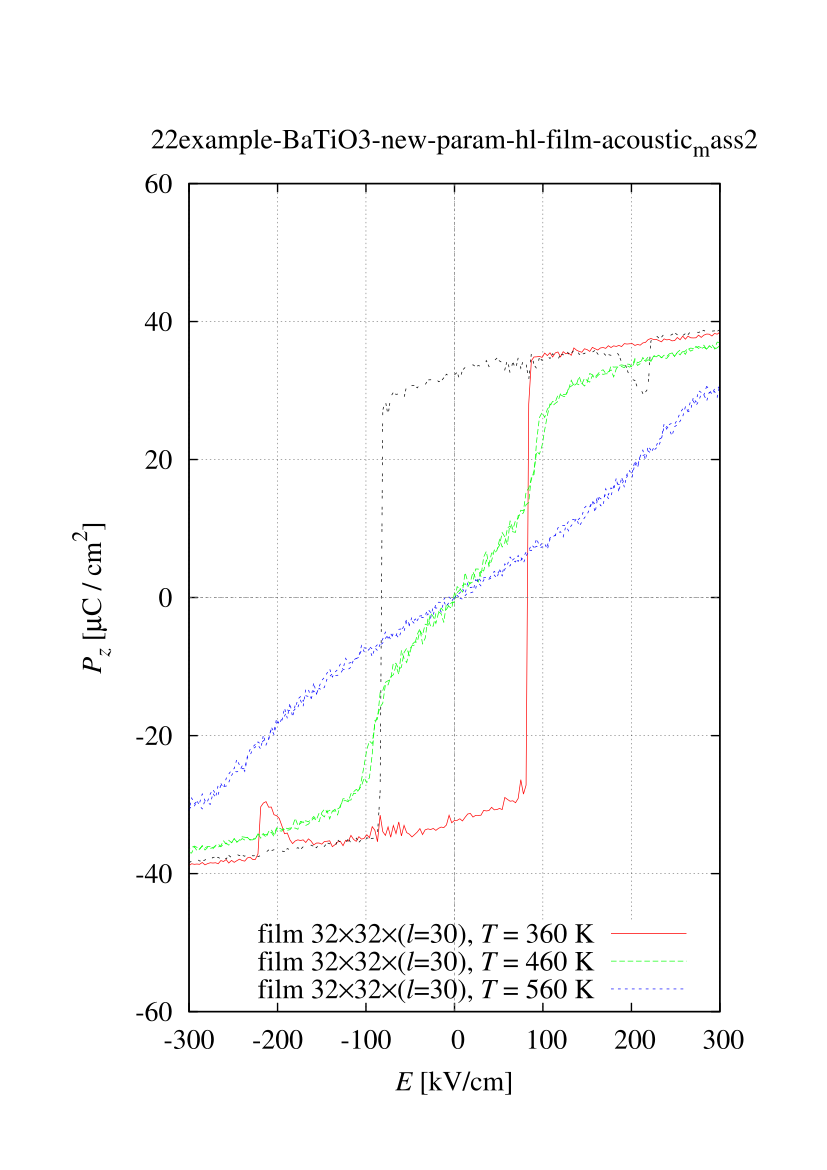

Generate this figure with gnuplot:
#!/usr/bin/env gnuplot
# hysteresis.gp
# Time-stamp: <2013-02-08 10:41:54 t-nissie>
# Author: Takeshi NISHIMATSU
##
#set encoding iso_8859_1
set grid
set terminal postscript portrait enhanced dashed color 'Times-Roman' 20
set output 'hysteresis.eps'
set xrang [-300:300]
set key bottom right
maxy=60.0
#set yrang [-maxy:maxy]
set xlabel '{/Times-Italic E} [kV/cm]'
set ylabel '{/Times-Italic P_z} [{/Symbol m}C / cm^{2}]'
#set format y "%.2f"
set xtics 100
c=1.6e3*9.956/3.94**3
vertical_line=sprintf("< (echo 0 %.2f; echo 0 %.2f)", -maxy, maxy)

set title "`basename $PWD`"
plot vertical_line title '' w l lt 9,\
     '360.hl' using ( $5*100000.0):( $14*c)\
     title 'film 32{/Symbol \264}32{/Symbol \264}({/Times-Italic l}=30), {/Times-Italic T} = 360 K' w l lt 1,\
     '360.hl' using (-$5*100000.0):(-$14*c) notitle                             w l lt 7,\
     '460.hl' using ( $5*100000.0):( $14*c)\
     title 'film 32{/Symbol \264}32{/Symbol \264}({/Times-Italic l}=30), {/Times-Italic T} = 460 K' w l lt 2,\
     '460.hl' using (-$5*100000.0):(-$14*c) notitle                             w l lt 2,\
     '560.hl' using ( $5*100000.0):( $14*c)\
     title 'film 32{/Symbol \264}32{/Symbol \264}({/Times-Italic l}=30), {/Times-Italic T} = 560 K' w l lt 3,\
     '560.hl' using (-$5*100000.0):(-$14*c) notitle                             w l lt 3,\
     0 title '' w l lt 9

set output
#!ps2pdf -sPAPERSIZE=a4 hysteresis.eps > hysteresis.pdf

#Local variables:
#  compile-command: "gnuplot hysteresis.gp"
#End:
